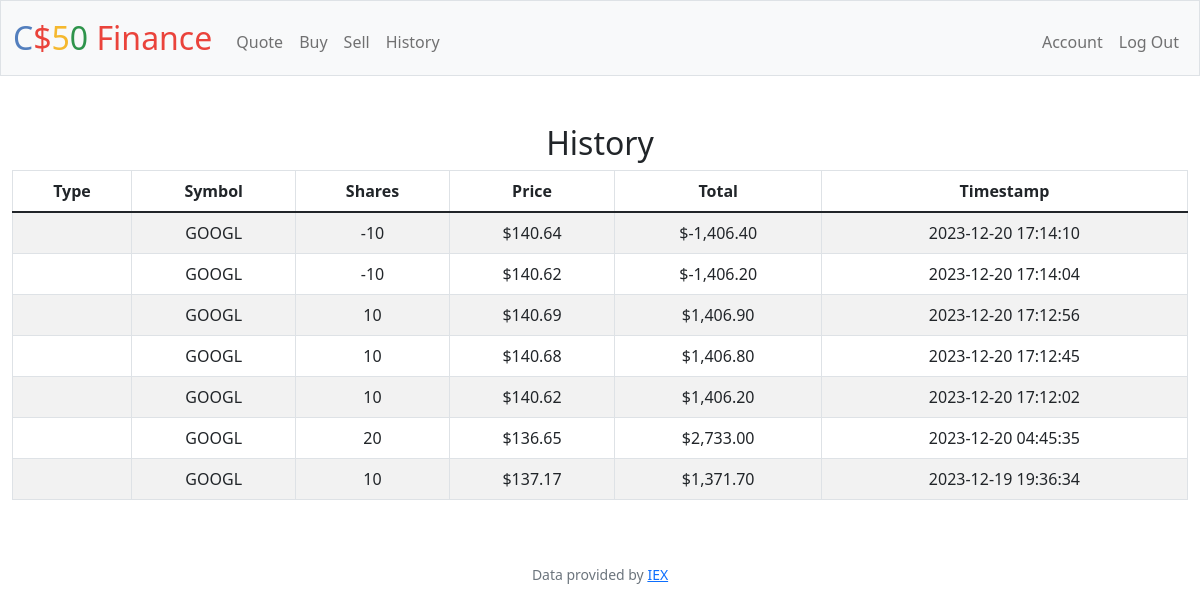
The app's page /history (signed in) with its own data.
### tables this page shows
CREATE TABLE transactions (
    id INTEGER PRIMARY KEY AUTOINCREMENT,
    user_id INTEGER NOT NULL,
    symbol TEXT NOT NULL,
    shares INTEGER NOT NULL,
    price NUMERIC NOT NULL,
    timestamp DATETIME DEFAULT CURRENT_TIMESTAMP,
    FOREIGN KEY (user_id) REFERENCES users(id)
);

### app.py (the view)
@app.route("/history")
@login_required
def history():
    transactions = db.execute(
        "SELECT * FROM transactions WHERE user_id = :user_id ORDER BY timestamp DESC",
        user_id=session["user_id"],
    )
    return render_template("history.html", transactions=transactions)

### app.py (called while the page is built)
@app.after_request
def after_request(response):
    response.headers["Cache-Control"] = "no-cache, no-store, must-revalidate"
    response.headers["Expires"] = 0
    response.headers["Pragma"] = "no-cache"
    return response

### helpers.py (called while the page is built)
def login_required(f):
    @wraps(f)
    def decorated_function(*args, **kwargs):
        if session.get("user_id") is None:
            return redirect("/login")
        return f(*args, **kwargs)
    return decorated_function

def usd(value):
    return f"${value:,.2f}"

### templates/history.html (shortened to what this page needs)
{% extends "layout.html" %}
{% block main %}
    <h2>History</h2>
    <table class="table table-bordered table-striped">
        <thead class="thread-dark">
            <tr>
                <th>Type</th>
                <th>Symbol</th>
                <th>Shares</th>
                <th>Price</th>
                <th>Total</th>
                <th>Timestamp</th>
            </tr>
        </thead>
        <tbody>
            {% for transaction in transactions %}
                <tr>
                    <td>{{ transaction.type }}</td>
                    <td>{{ transaction.symbol }}</td>
                    <td>{{ transaction.shares }}</td>
                    <td>{{ transaction.price|usd }}</td>
                    <td>{{ (transaction.shares * transaction.price)|usd }}</td>
                    <td>{{ transaction.timestamp }}</td>
                </tr>
            {% endfor %}
        </tbody>
    </table>
{% endblock %}

### templates/layout.html (shortened to what this page needs)
<!DOCTYPE html>
<html lang="en">
    <head>
        <link href="https://cdn.jsdelivr.net/npm/bootstrap@5.1.3/dist/css/bootstrap.min.css" rel="stylesheet">
        <link href="/static/styles.css" rel="stylesheet">
    </head>
    <body>
        <nav class="bg-light border navbar navbar-expand-md navbar-light">
            <div class="container-fluid">
                <a class="navbar-brand" href="/"><span class="blue">C</span><span class="red">$</span><span class="yellow">5</span><span class="green">0</span> <span class="red">Finance</span></a>
                <div class="collapse navbar-collapse" id="navbar">
                    {% if session["user_id"] %}
                        <ul class="navbar-nav me-auto mt-2">
                            <li class="nav-item"><a class="nav-link" href="/quote">Quote</a></li>
                            <li class="nav-item"><a class="nav-link" href="/buy">Buy</a></li>
                            <li class="nav-item"><a class="nav-link" href="/sell">Sell</a></li>
                            <li class="nav-item"><a class="nav-link" href="/history">History</a></li>
                        </ul>
                        <ul class="navbar-nav ms-auto mt-2">
                            <li class="nav-item"><a class="nav-link" href="/account">Account</a></li>
                            <li class="nav-item"><a class="nav-link" href="/logout">Log Out</a></li>
                        </ul>
                    {% else %}
                        <ul class="navbar-nav ms-auto mt-2">
                            <li class="nav-item"><a class="nav-link" href="/register">Register</a></li>
                            <li class="nav-item"><a class="nav-link" href="/login">Log In</a></li>
                        </ul>
                    {% endif %}
                </div>
            </div>
        </nav>
        <main class="container-fluid py-5 text-center">
            {% block main %}{% endblock %}
        </main>
        <footer class="mb-5 small text-center text-muted">
            Data provided by <a href="https://iexcloud.io/">IEX</a>
        </footer>
    </body>
</html>

### static/styles.css (style rules this page uses)
nav .navbar-brand { font-size: xx-large; }
nav .navbar-brand .blue { color: #537fbe; }
nav .navbar-brand .red { color: #ea433b; }
nav .navbar-brand .yellow { color: #f5b82e; }
nav .navbar-brand .green { color: #2e944b; }

### records on screen
transactions: (transaction.shares*transaction.price)|usd "$-1,406.40"
transactions: (transaction.shares*transaction.price)|usd "$-1,406.20"
transactions: (transaction.shares*transaction.price)|usd "$1,406.90"
transactions: (transaction.shares*transaction.price)|usd "$1,406.80"
transactions: (transaction.shares*transaction.price)|usd "$1,406.20"
transactions: (transaction.shares*transaction.price)|usd "$2,733.00"
transactions: (transaction.shares*transaction.price)|usd "$1,371.70"
